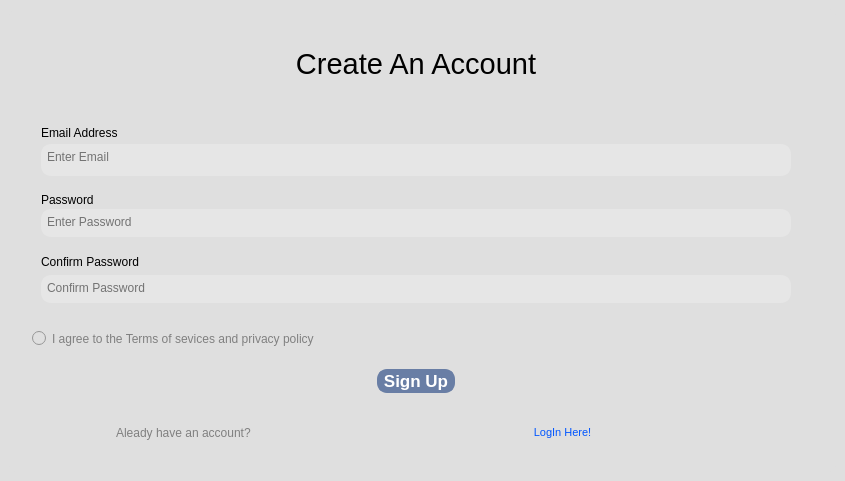
<?xml version="1.0" encoding="UTF-8"?>
<ui version="4.0">
 <class>MainWindow</class>
 <widget class="QMainWindow" name="MainWindow">
  <property name="geometry">
   <rect>
    <x>0</x>
    <y>0</y>
    <width>845</width>
    <height>481</height>
   </rect>
  </property>
  <property name="windowTitle">
   <string>MainWindow</string>
  </property>
  <widget class="QWidget" name="centralwidget">
   <property name="sizePolicy">
    <sizepolicy hsizetype="Fixed" vsizetype="Fixed">
     <horstretch>0</horstretch>
     <verstretch>0</verstretch>
    </sizepolicy>
   </property>
   <property name="maximumSize">
    <size>
     <width>3000</width>
     <height>1000</height>
    </size>
   </property>
   <property name="autoFillBackground">
    <bool>false</bool>
   </property>
   <property name="styleSheet">
    <string notr="true">background-color:rgb(223, 223, 223);</string>
   </property>
   <layout class="QGridLayout" name="gridLayout">
    <item row="0" column="0">
     <widget class="QGroupBox" name="">
      <property name="styleSheet">
       <string notr="true">QGroupBox {
    border: 2px solid rgb(223, 223, 223);
    border-radius: 10px; /* Set border radius for rounded corners */
}

QGroupBox::title {
    subcontrol-origin: margin;
    subcontrol-position: top center; /* Position the title at the top center */
    padding: 0 5px; /* Adjust padding for the title */
    background-color: #f0f0f0; /* Set background color for the title */
}

QGroupBox::title:hover {
    background-color: #e0e0e0; /* Change title background color on hover */
}

QGroupBox::indicator {
    width: 16px; /* Set the width of the indicator */
    height: 16px; /* Set the height of the indicator */
}

QGroupBox::indicator:checked {
    background-color: #555555; /* Set background color for checked indicator */
}

QGroupBox::indicator:checked:hover {
    background-color: #333333; /* Change background color for checked indicator on hover */
}

QGroupBox::indicator:checked:disabled {
    background-color: #999999; /* Set background color for disabled checked indicator */
}
</string>
      </property>
      <layout class="QHBoxLayout" name="horizontalLayout_3">
       <item>
        <widget class="QGroupBox" name="">
         <property name="styleSheet">
          <string notr="true">border:none;</string>
         </property>
         <layout class="QVBoxLayout" name="verticalLayout_6">
          <item>
           <widget class="QLabel" name="label">
            <property name="font">
             <font>
              <family>Arial</family>
              <pointsize>22</pointsize>
             </font>
            </property>
            <property name="text">
             <string>Create An Account</string>
            </property>
            <property name="alignment">
             <set>Qt::AlignCenter</set>
            </property>
           </widget>
          </item>
          <item>
           <widget class="QGroupBox" name="">
            <property name="styleSheet">
             <string notr="true"/>
            </property>
            <layout class="QVBoxLayout" name="verticalLayout">
             <property name="spacing">
              <number>4</number>
             </property>
             <property name="topMargin">
              <number>27</number>
             </property>
             <item>
              <widget class="QLabel" name="label_3">
               <property name="maximumSize">
                <size>
                 <width>16777215</width>
                 <height>45</height>
                </size>
               </property>
               <property name="text">
                <string>Email Address</string>
               </property>
              </widget>
             </item>
             <item>
              <widget class="QTextEdit" name="textEdit_3">
               <property name="sizePolicy">
                <sizepolicy hsizetype="Expanding" vsizetype="Fixed">
                 <horstretch>0</horstretch>
                 <verstretch>0</verstretch>
                </sizepolicy>
               </property>
               <property name="maximumSize">
                <size>
                 <width>16777215</width>
                 <height>32</height>
                </size>
               </property>
               <property name="styleSheet">
                <string notr="true">background-color: rgb(230, 230, 230);
border: 2px solid  rgb(230, 230, 230); /* Set border width and color */
    border-radius: 10px; /* Set border radius for rounded corners */</string>
               </property>
               <property name="frameShadow">
                <enum>QFrame::Sunken</enum>
               </property>
               <property name="placeholderText">
                <string>Enter Email</string>
               </property>
              </widget>
             </item>
            </layout>
           </widget>
          </item>
          <item>
           <widget class="QGroupBox" name="">
            <property name="styleSheet">
             <string notr="true"/>
            </property>
            <layout class="QVBoxLayout" name="verticalLayout_4">
             <property name="spacing">
              <number>0</number>
             </property>
             <property name="topMargin">
              <number>0</number>
             </property>
             <property name="bottomMargin">
              <number>12</number>
             </property>
             <item>
              <widget class="QLabel" name="label_4">
               <property name="maximumSize">
                <size>
                 <width>16777215</width>
                 <height>45</height>
                </size>
               </property>
               <property name="text">
                <string>Password</string>
               </property>
              </widget>
             </item>
             <item>
              <widget class="QTextEdit" name="textEdit_2">
               <property name="sizePolicy">
                <sizepolicy hsizetype="Expanding" vsizetype="Fixed">
                 <horstretch>0</horstretch>
                 <verstretch>0</verstretch>
                </sizepolicy>
               </property>
               <property name="maximumSize">
                <size>
                 <width>16777215</width>
                 <height>28</height>
                </size>
               </property>
               <property name="styleSheet">
                <string notr="true">background-color: rgb(230, 230, 230);
border: 2px solid  rgb(230, 230, 230); /* Set border width and color */
    border-radius: 10px; /* Set border radius for rounded corners */</string>
               </property>
               <property name="placeholderText">
                <string>Enter Password</string>
               </property>
              </widget>
             </item>
            </layout>
           </widget>
          </item>
          <item>
           <widget class="QGroupBox" name="">
            <property name="styleSheet">
             <string notr="true"/>
            </property>
            <layout class="QVBoxLayout" name="verticalLayout_5">
             <property name="topMargin">
              <number>0</number>
             </property>
             <property name="bottomMargin">
              <number>22</number>
             </property>
             <item>
              <widget class="QLabel" name="label_5">
               <property name="maximumSize">
                <size>
                 <width>16777215</width>
                 <height>45</height>
                </size>
               </property>
               <property name="text">
                <string>Confirm Password</string>
               </property>
               <property name="buddy">
                <cstring>Confirm Password</cstring>
               </property>
              </widget>
             </item>
             <item>
              <widget class="QTextEdit" name="textEdit">
               <property name="sizePolicy">
                <sizepolicy hsizetype="Expanding" vsizetype="Fixed">
                 <horstretch>0</horstretch>
                 <verstretch>0</verstretch>
                </sizepolicy>
               </property>
               <property name="maximumSize">
                <size>
                 <width>16777215</width>
                 <height>28</height>
                </size>
               </property>
               <property name="styleSheet">
                <string notr="true">background-color: rgb(230, 230, 230);
border: 2px solid  rgb(230, 230, 230); /* Set border width and color */
    border-radius: 10px; /* Set border radius for rounded corners */</string>
               </property>
               <property name="placeholderText">
                <string>Confirm Password</string>
               </property>
              </widget>
             </item>
            </layout>
           </widget>
          </item>
          <item>
           <widget class="QRadioButton" name="radioButton">
            <property name="styleSheet">
             <string notr="true">color:grey;</string>
            </property>
            <property name="text">
             <string>I agree to the Terms of sevices and privacy policy</string>
            </property>
           </widget>
          </item>
          <item>
           <widget class="QGroupBox" name="">
            <property name="styleSheet">
             <string notr="true">background-color: none;
border: none;

</string>
            </property>
            <layout class="QHBoxLayout" name="horizontalLayout_2">
             <property name="spacing">
              <number>6</number>
             </property>
             <item>
              <spacer name="horizontalSpacer">
               <property name="orientation">
                <enum>Qt::Horizontal</enum>
               </property>
               <property name="sizeHint" stdset="0">
                <size>
                 <width>40</width>
                 <height>20</height>
                </size>
               </property>
              </spacer>
             </item>
             <item>
              <widget class="QPushButton" name="pushButton_2">
               <property name="font">
                <font>
                 <family>Arial</family>
                 <pointsize>13</pointsize>
                 <weight>75</weight>
                 <bold>true</bold>
                </font>
               </property>
               <property name="autoFillBackground">
                <bool>false</bool>
               </property>
               <property name="styleSheet">
                <string notr="true">background-color:rgb(105, 126, 165);
border: 2px solid rgb(105, 126, 165);
    border-radius: 10px; /* Set border radius for rounded corners */
color: white;
</string>
               </property>
               <property name="text">
                <string> Sign Up </string>
               </property>
              </widget>
             </item>
             <item>
              <spacer name="horizontalSpacer_2">
               <property name="orientation">
                <enum>Qt::Horizontal</enum>
               </property>
               <property name="sizeHint" stdset="0">
                <size>
                 <width>40</width>
                 <height>20</height>
                </size>
               </property>
              </spacer>
             </item>
            </layout>
           </widget>
          </item>
          <item>
           <widget class="QGroupBox" name="">
            <property name="maximumSize">
             <size>
              <width>16777215</width>
              <height>33</height>
             </size>
            </property>
            <property name="styleSheet">
             <string notr="true"/>
            </property>
            <layout class="QHBoxLayout" name="horizontalLayout">
             <property name="spacing">
              <number>0</number>
             </property>
             <property name="leftMargin">
              <number>21</number>
             </property>
             <property name="topMargin">
              <number>0</number>
             </property>
             <property name="rightMargin">
              <number>60</number>
             </property>
             <property name="bottomMargin">
              <number>0</number>
             </property>
             <item>
              <widget class="QLabel" name="label_2">
               <property name="maximumSize">
                <size>
                 <width>269</width>
                 <height>45</height>
                </size>
               </property>
               <property name="styleSheet">
                <string notr="true">color:grey;</string>
               </property>
               <property name="text">
                <string>Aleady have an account?</string>
               </property>
              </widget>
             </item>
             <item>
              <widget class="QPushButton" name="pushButton">
               <property name="sizePolicy">
                <sizepolicy hsizetype="Minimum" vsizetype="Fixed">
                 <horstretch>0</horstretch>
                 <verstretch>0</verstretch>
                </sizepolicy>
               </property>
               <property name="maximumSize">
                <size>
                 <width>229</width>
                 <height>16777215</height>
                </size>
               </property>
               <property name="font">
                <font>
                 <pointsize>8</pointsize>
                 <weight>50</weight>
                 <italic>false</italic>
                 <bold>false</bold>
                </font>
               </property>
               <property name="styleSheet">
                <string notr="true">color:rgb(0, 85, 255);
background-color: none;
Font: 8pt;</string>
               </property>
               <property name="text">
                <string>LogIn Here!</string>
               </property>
              </widget>
             </item>
            </layout>
           </widget>
          </item>
         </layout>
        </widget>
       </item>
       <item>
        <widget class="QLabel" name="label_8">
         <property name="layoutDirection">
          <enum>Qt::LeftToRight</enum>
         </property>
         <property name="autoFillBackground">
          <bool>false</bool>
         </property>
         <property name="styleSheet">
          <string notr="true">border-radius: 10px; /* Set border radius for rounded corners */
background-position: center;
background-repeat: no-repeat;
background-size: cover;
</string>
         </property>
         <property name="text">
          <string/>
         </property>
         <property name="pixmap">
          <pixmap>../Downloads/signup-image.jpeg</pixmap>
         </property>
         <property name="scaledContents">
          <bool>true</bool>
         </property>
        </widget>
       </item>
      </layout>
     </widget>
    </item>
   </layout>
   <zorder>label_8</zorder>
   <zorder>label</zorder>
   <zorder>label_2</zorder>
   <zorder>pushButton</zorder>
   <zorder>label_3</zorder>
   <zorder>label_4</zorder>
   <zorder>label_5</zorder>
   <zorder>pushButton_2</zorder>
   <zorder>horizontalSpacer</zorder>
   <zorder>horizontalSpacer_2</zorder>
   <zorder>textEdit</zorder>
   <zorder>textEdit_2</zorder>
   <zorder>textEdit_3</zorder>
   <zorder>radioButton</zorder>
  </widget>
 </widget>
 <resources/>
 <connections/>
</ui>
